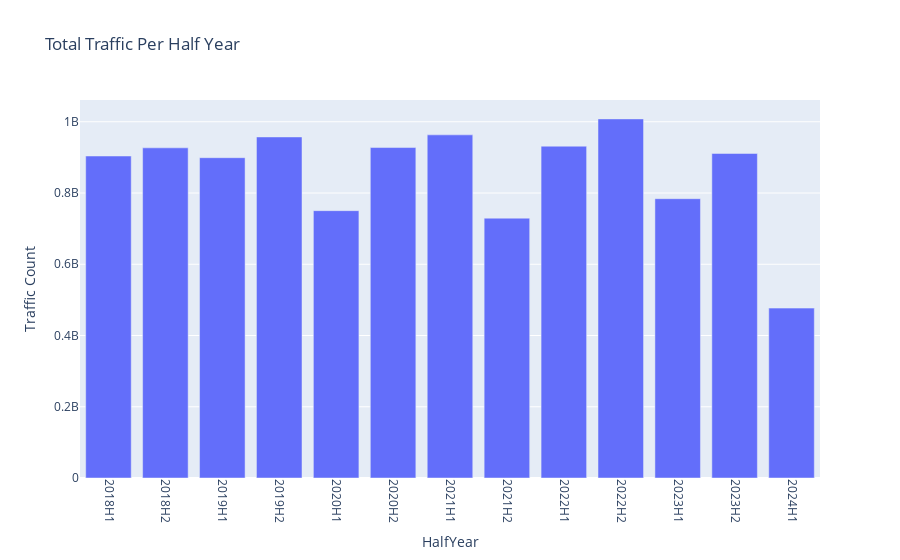

This figure's notebook cell:
### Markdown cell above
#### Aggregate to half year level

### Code cell
total_half_year_traffic = agg_daily_traffic_volume.groupby('HalfYear')['Traffic Count'].sum().reset_index()
fig = px.bar(total_half_year_traffic, x='HalfYear', y='Traffic Count', 
              title='Total Traffic Per Half Year')
fig.update_layout(
    xaxis=dict(
        tickmode='linear',
        tick0=min(total_half_year_traffic['HalfYear']),
        dtick=1,
        tickangle=90
    )
)
fig.show()

### Figure 1 — Plotly figure (JSON) as saved in the notebook; plotly's stock layout.template omitted (floating-point values rounded to 4 significant figures)
{"data": [{"alignmentgroup": "True", "hovertemplate": "HalfYear=%{x}<br>Traffic Count=%{y}<extra></extra>", "legendgroup": "", "marker": {"color": "#636efa", "pattern": {"shape": ""}}, "name": "", "offsetgroup": "", "orientation": "v", "showlegend": false, "textposition": "auto", "type": "bar", "x": ["2018H1", "2018H2", "2019H1", "2019H2", "2020H1", "2020H2", "2021H1", "2021H2", "2022H1", "2022H2", "2023H1", "2023H2", "2024H1"], "xaxis": "x", "y": [903951402, 926885849, 899172895, 957457760, 750466363, 927699655, 963280881, 729406638, 931500873, 1008096619, 784081873, 911080134, 476939803], "yaxis": "y"}], "layout": {"barmode": "relative", "legend": {"tracegroupgap": 0}, "title": {"text": "Total Traffic Per Half Year"}, "xaxis": {"anchor": "y", "domain": [0, 1], "dtick": 1, "tick0": "2018H1", "tickangle": 90, "tickmode": "linear", "title": {"text": "HalfYear"}}, "yaxis": {"anchor": "x", "domain": [0, 1], "title": {"text": "Traffic Count"}}}}
